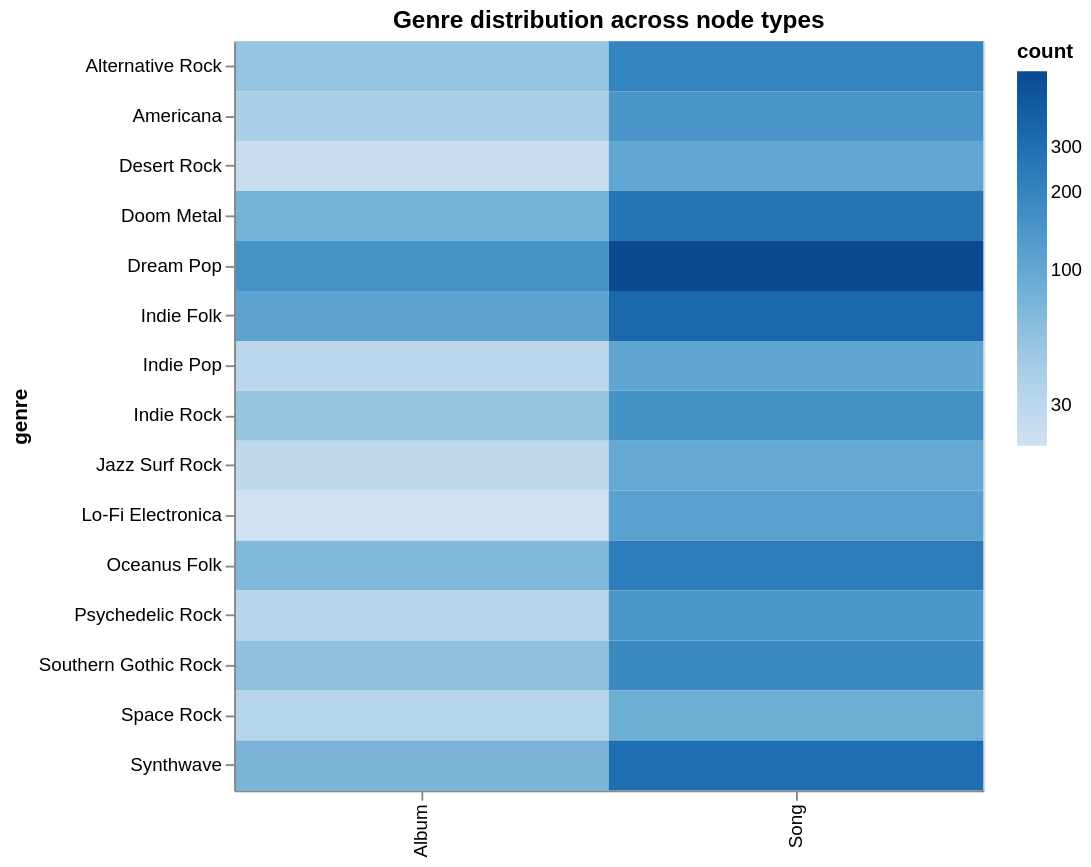

The code cell stored with this chart in its notebook:
### Code cell
alt.Chart(heat).mark_rect().encode(
    x=alt.X('Node Type:N', title=None),
    y=alt.Y('genre:N', sort='-x'),
    color=alt.Color('count:Q', scale=alt.Scale(scheme='blues', type='log')),
    tooltip=['Node Type', 'genre', 'count']
).properties(
    width=400, height=400,
    title='Genre distribution across node types'
)

### Figure 1 — Vega-Lite specification as saved in the notebook (floating-point values rounded to 4 significant figures)
{"config": {"view": {"continuousWidth": 300, "continuousHeight": 300}}, "data": {"name": "data-48b9588198a6b230b8edc2a4c56d8151"}, "mark": {"type": "rect"}, "encoding": {"color": {"field": "count", "scale": {"scheme": "blues", "type": "log"}, "type": "quantitative"}, "tooltip": [{"field": "Node Type", "type": "nominal"}, {"field": "genre", "type": "nominal"}, {"field": "count", "type": "quantitative"}], "x": {"field": "Node Type", "title": null, "type": "nominal"}, "y": {"field": "genre", "sort": "-x", "type": "nominal"}}, "height": 400, "title": "Genre distribution across node types", "width": 400, "$schema": "https://vega.github.io/schema/vega-lite/v6.4.1.json", "datasets": {"data-48b9588198a6b230b8edc2a4c56d8151": [{"Node Type": "Album", "genre": "Alternative Rock", "count": 53}, {"Node Type": "Album", "genre": "Americana", "count": 39}, {"Node Type": "Album", "genre": "Desert Rock", "count": 24}, {"Node Type": "Album", "genre": "Doom Metal", "count": 80}, {"Node Type": "Album", "genre": "Dream Pop", "count": 152}, {"Node Type": "Album", "genre": "Indie Folk", "count": 108}, {"Node Type": "Album", "genre": "Indie Pop", "count": 30}, {"Node Type": "Album", "genre": "Indie Rock", "count": 52}, {"Node Type": "Album", "genre": "Jazz Surf Rock", "count": 29}, {"Node Type": "Album", "genre": "Lo-Fi Electronica", "count": 21}, {"Node Type": "Album", "genre": "Oceanus Folk", "count": 70}, {"Node Type": "Album", "genre": "Psychedelic Rock", "count": 32}, {"Node Type": "Album", "genre": "Southern Gothic Rock", "count": 57}, {"Node Type": "Album", "genre": "Space Rock", "count": 33}, {"Node Type": "Album", "genre": "Synthwave", "count": 74}, {"Node Type": "Song", "genre": "Alternative Rock", "count": 205}, {"Node Type": "Song", "genre": "Americana", "count": 145}, {"Node Type": "Song", "genre": "Desert Rock", "count": 101}, {"Node Type": "Song", "genre": "Doom Metal", "count": 268}, {"Node Type": "Song", "genre": "Dream Pop", "count": 590}, {"Node Type": "Song", "genre": "Indie Folk", "count": 342}, {"Node Type": "Song", "genre": "Indie Pop", "count": 104}, {"Node Type": "Song", "genre": "Indie Rock", "count": 156}, {"Node Type": "Song", "genre": "Jazz Surf Rock", "count": 98}, {"Node Type": "Song", "genre": "Lo-Fi Electronica", "count": 115}, {"Node Type": "Song", "genre": "Oceanus Folk", "count": 235}, {"Node Type": "Song", "genre": "Psychedelic Rock", "count": 140}, {"Node Type": "Song", "genre": "Southern Gothic Rock", "count": 185}, {"Node Type": "Song", "genre": "Space Rock", "count": 88}, {"Node Type": "Song", "genre": "Synthwave", "count": 308}]}}
